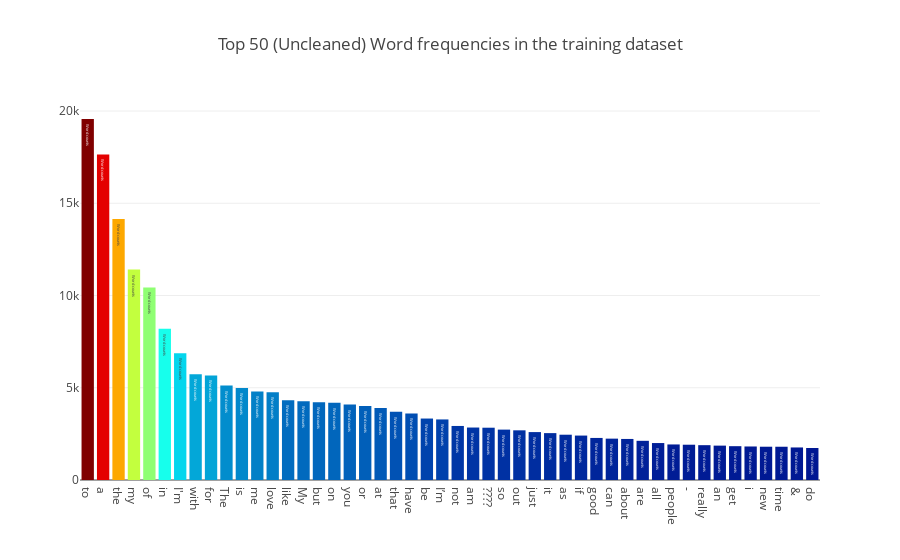

Write notebook code for a chart like this one.
### Markdown cell above
- Let's see what the most common words are in the uncleaned bio descriptions.

### Code cell
all_words = df['essays'].str.split(expand=True).unstack().value_counts()
data = [go.Bar(
            x = all_words.index.values[2:50],
            y = all_words.values[2:50],
            marker= dict(colorscale='Jet',
                         color = all_words.values[2:100]
                        ),
            text='Word counts'
    )]

layout = go.Layout(
    title='Top 50 (Uncleaned) Word frequencies in the training dataset'
)

fig = go.Figure(data=data, layout=layout)

py.iplot(fig, filename='basic-bar')

### Figure 1 — Plotly figure (JSON) as saved in the notebook; plotly's stock layout.template omitted (floating-point values rounded to 4 significant figures)
{"data": [{"marker": {"color": [19567, 17648, 14148, 11411, 10437, 8199, 6867, 5734, 5669, 5116, 4991, 4799, 4751, 4328, 4273, 4211, 4183, 4091, 4008, 3903, 3700, 3609, 3331, 3283, 2929, 2844, 2834, 2731, 2693, 2597, 2541, 2455, 2408, 2280, 2242, 2225, 2124, 2003, 1927, 1912, 1888, 1863, 1833, 1817, 1804, 1803, 1764, 1735, 1726, 1626, 1622, 1604, 1520, 1490, 1452, 1432, 1418, 1415, 1387, 1339, 1313, 1302, 1299, 1269, 1268, 1255, 1199, 1188, 1186, 1155, 1146, 1140, 1134, 1117, 1116, 1093, 1085, 1083, 1083, 1060, 1053, 1051, 1048, 1033, 1029, 993, 985, 980, 955, 943, 939, 938, 936, 932, 912, 863, 832, 832], "colorscale": "Jet"}, "text": "Word counts", "type": "bar", "x": ["to", "a", "the", "my", "of", "in", "I'm", "with", "for", "The", "is", "me", "love", "like", "My", "but", "on", "you", "or", "at", "that", "have", "be", "I’m", "not", "am", "????", "so", "out", "just", "it", "as", "if", "good", "can", "about", "are", "all", "people", "-", "really", "an", "get", "i", "new", "time", "&amp;", "do"], "y": [19567, 17648, 14148, 11411, 10437, 8199, 6867, 5734, 5669, 5116, 4991, 4799, 4751, 4328, 4273, 4211, 4183, 4091, 4008, 3903, 3700, 3609, 3331, 3283, 2929, 2844, 2834, 2731, 2693, 2597, 2541, 2455, 2408, 2280, 2242, 2225, 2124, 2003, 1927, 1912, 1888, 1863, 1833, 1817, 1804, 1803, 1764, 1735]}], "layout": {"title": "Top 50 (Uncleaned) Word frequencies in the training dataset"}}
